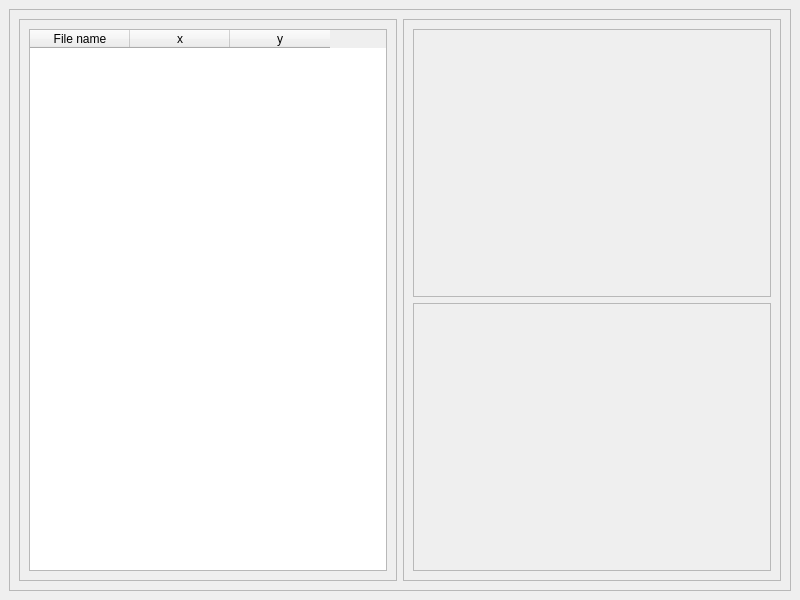
<?xml version="1.0" encoding="UTF-8"?>
<ui version="4.0">
 <class>MainWindow</class>
 <widget class="QMainWindow" name="MainWindow">
  <property name="geometry">
   <rect>
    <x>0</x>
    <y>0</y>
    <width>800</width>
    <height>600</height>
   </rect>
  </property>
  <property name="windowTitle">
   <string>MainWindow</string>
  </property>
  <widget class="QWidget" name="MainWidget">
   <layout class="QGridLayout" name="gridLayout">
    <item row="0" column="0">
     <widget class="QFrame" name="MainFrame">
      <property name="frameShape">
       <enum>QFrame::StyledPanel</enum>
      </property>
      <property name="frameShadow">
       <enum>QFrame::Raised</enum>
      </property>
      <layout class="QHBoxLayout" name="horizontalLayout">
       <item>
        <widget class="QFrame" name="FileFrame">
         <property name="frameShape">
          <enum>QFrame::StyledPanel</enum>
         </property>
         <property name="frameShadow">
          <enum>QFrame::Raised</enum>
         </property>
         <layout class="QVBoxLayout" name="verticalLayout">
          <item>
           <widget class="QTableWidget" name="tableWidget">
            <column>
             <property name="text">
              <string>File name</string>
             </property>
            </column>
            <column>
             <property name="text">
              <string>x</string>
             </property>
            </column>
            <column>
             <property name="text">
              <string>y</string>
             </property>
            </column>
           </widget>
          </item>
         </layout>
        </widget>
       </item>
       <item>
        <widget class="QFrame" name="DisplayFrame">
         <property name="frameShape">
          <enum>QFrame::StyledPanel</enum>
         </property>
         <property name="frameShadow">
          <enum>QFrame::Raised</enum>
         </property>
         <layout class="QVBoxLayout" name="verticalLayout_2">
          <item>
           <widget class="QFrame" name="PlotFrame">
            <property name="frameShape">
             <enum>QFrame::StyledPanel</enum>
            </property>
            <property name="frameShadow">
             <enum>QFrame::Raised</enum>
            </property>
            <layout class="QGridLayout" name="gridLayout_2">
             <item row="0" column="0">
              <widget class="QWidget" name="PlotWidget" native="true"/>
             </item>
            </layout>
           </widget>
          </item>
          <item>
           <widget class="QFrame" name="PropertiesFrame">
            <property name="frameShape">
             <enum>QFrame::StyledPanel</enum>
            </property>
            <property name="frameShadow">
             <enum>QFrame::Raised</enum>
            </property>
            <layout class="QVBoxLayout" name="verticalLayout_4">
             <item>
              <spacer name="horizontalSpacer_2">
               <property name="orientation">
                <enum>Qt::Horizontal</enum>
               </property>
               <property name="sizeHint" stdset="0">
                <size>
                 <width>335</width>
                 <height>20</height>
                </size>
               </property>
              </spacer>
             </item>
            </layout>
           </widget>
          </item>
         </layout>
        </widget>
       </item>
      </layout>
     </widget>
    </item>
   </layout>
  </widget>
 </widget>
 <resources/>
 <connections/>
</ui>
